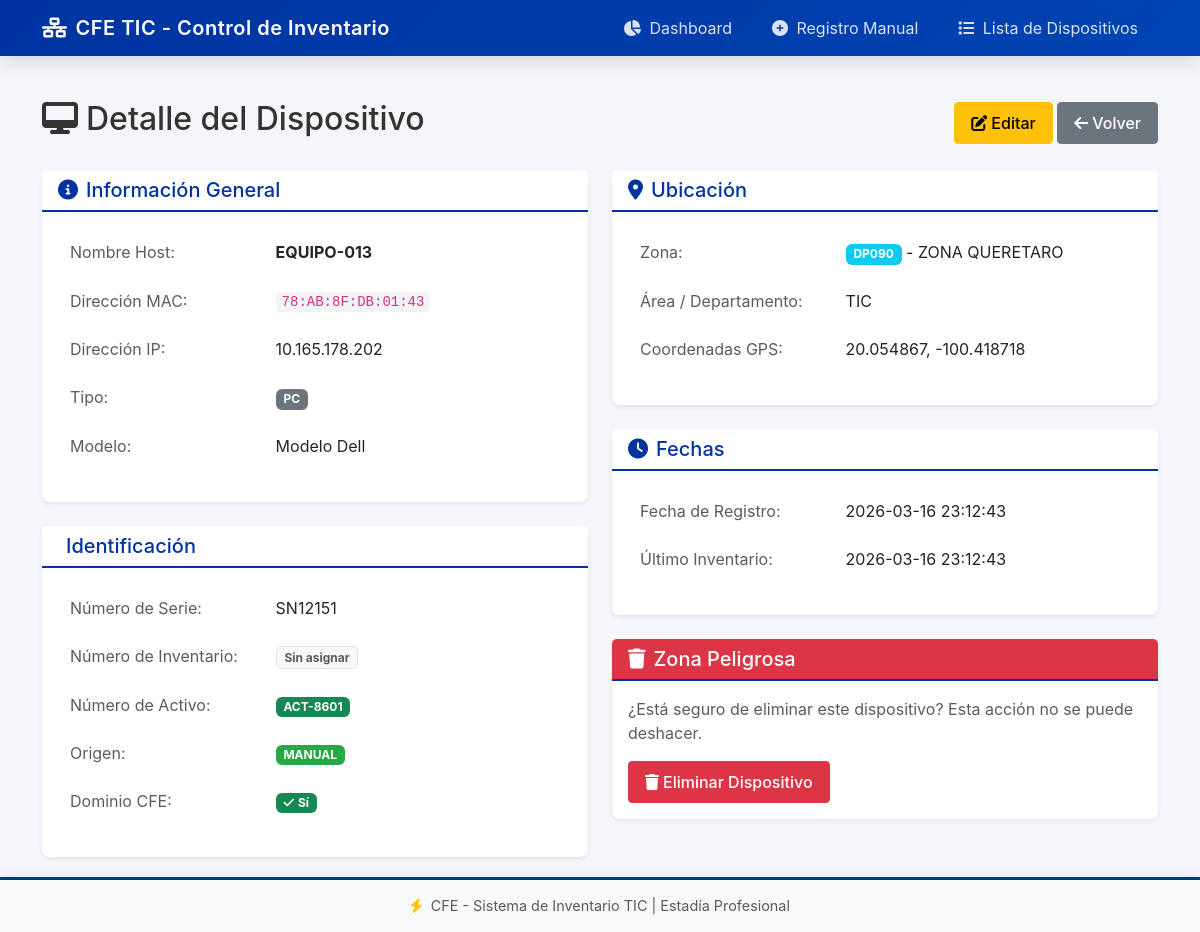
Screenshot of /dispositivos/detalle/13 with the database file from the repository.
### tables this page shows
CREATE TABLE DISPOSITIVOS (
                    id INTEGER PRIMARY KEY AUTOINCREMENT,
                    mac_address TEXT UNIQUE,
                    ip_address TEXT,
                    nombre_host TEXT,
                    numero_serie TEXT,
                    modelo TEXT,
                    tipo TEXT,
                    origen TEXT DEFAULT 'OCS',
                    numero_activo TEXT,
                    cve_zona TEXT,
                    coordenadas_gps TEXT,
                    area_pertenencia TEXT,
                    dominio BOOLEAN DEFAULT 0,
                    fecha_registro TIMESTAMP DEFAULT CURRENT_TIMESTAMP,
                    fecha_ultimo_inventario TIMESTAMP, numero_inventario TEXT,
                    FOREIGN KEY (cve_zona) REFERENCES ZONAS(cve_zona)
                );

CREATE TABLE ZONAS (
                    cve_zona TEXT PRIMARY KEY,
                    nombre_zona TEXT
                );

### app.py (the view)
@app.route('/dispositivos/detalle/<int:dispositivo_id>')
def detalle_dispositivo(dispositivo_id):
    dispositivo = obtener_dispositivo_por_id(dispositivo_id)
    if not dispositivo:
        return redirect(url_for('dispositivos'))
    return render_template(
        'detalle_dispositivo.html',
        dispositivo=dispositivo,
        zonas=ZONAS_CFE
    )

### models.py (called while the page is built)
def get_connection():
    return sqlite3.connect(config.DATABASE_PATH)

def obtener_dispositivo_por_id(dispositivo_id):
    try:
        with get_connection() as conn:
            conn.row_factory = sqlite3.Row
            cursor = conn.cursor()
            cursor.execute("""
                SELECT d.*, z.nombre_zona
                FROM DISPOSITIVOS d
                LEFT JOIN ZONAS z ON d.cve_zona = z.cve_zona
                WHERE d.id = ?
            """, (dispositivo_id,))
            row = cursor.fetchone()
            return dict(row) if row else None
    except sqlite3.Error as e:
        print(f"Error al obtener dispositivo: {e}")
        return None

### templates/detalle_dispositivo.html (shortened to what this page needs)
{% extends "base.html" %}
{% block content %}
<div class="detalle-dispositivo">
    <div class="d-flex justify-content-between align-items-center mb-4">
        <h2>
            <i class="fas fa-desktop me-2"></i>Detalle del Dispositivo
        </h2>
        <div>
            <a href="{{ url_for('editar_dispositivo', dispositivo_id=dispositivo.id) }}" class="btn btn-warning">
                <i class="fas fa-edit me-1"></i>Editar
            </a>
            <a href="{{ url_for('dispositivos') }}" class="btn btn-secondary">
                <i class="fas fa-arrow-left me-1"></i>Volver
            </a>
        </div>
    </div>
    <div class="row">
        <div class="col-md-6">
            <div class="card mb-4">
                <div class="card-header">
                    <h5 class="mb-0">
                        <i class="fas fa-info-circle me-2"></i>Información General
                    </h5>
                </div>
                <div class="card-body">
                    <table class="table table-borderless">
                        <tr>
                            <td class="text-muted" style="width: 40%;">Nombre Host:</td>
                            <td><strong>{{ dispositivo.nombre_host or '-' }}</strong></td>
                        </tr>
                        <tr>
                            <td class="text-muted">Dirección MAC:</td>
                            <td><code>{{ dispositivo.mac_address or '-' }}</code></td>
                        </tr>
                        <tr>
                            <td class="text-muted">Dirección IP:</td>
                            <td>{{ dispositivo.ip_address or '-' }}</td>
                        </tr>
                        <tr>
                            <td class="text-muted">Tipo:</td>
                            <td><span class="badge bg-secondary">{{ dispositivo.tipo or '-' }}</span></td>
                        </tr>
                        <tr>
                            <td class="text-muted">Modelo:</td>
                            <td>{{ dispositivo.modelo or '-' }}</td>
                        </tr>
                    </table>
                </div>
            </div>
            <div class="card">
                <div class="card-header">
                    <h5 class="mb-0">
                        Identificación
                    </h5>
                </div>
                <div class="card-body">
                    <table class="table table-borderless">
                        <tr>
                            <td class="text-muted" style="width: 40%;">Número de Serie:</td>
                            <td>{{ dispositivo.numero_serie or '-' }}</td>
                        </tr>
                        <tr>
                            <td class="text-muted">Número de Inventario:</td>
                            <td>
                                {% if dispositivo.numero_inventario %}
                                <span class="badge bg-primary">{{ dispositivo.numero_inventario }}</span>
                                {% else %}
                                <span class="badge bg-light text-muted border">Sin asignar</span>
                                {% endif %}
                            </td>
                        </tr>
                        <tr>
                            <td class="text-muted">Número de Activo:</td>
                            <td>
                                {% if dispositivo.numero_activo %}
                                <span class="badge bg-success">{{ dispositivo.numero_activo }}</span>
                                {% else %}
                                <span class="badge badge-pendiente">Pendiente</span>
                                {% endif %}
                            </td>
                        </tr>
                        <tr>
                            <td class="text-muted">Origen:</td>
                            <td>
                                {% if dispositivo.origen == 'OCS' %}
                                <span class="badge badge-ocs">OCS</span>
                                {% else %}
                                <span class="badge badge-manual">MANUAL</span>
                                {% endif %}
                            </td>
                        </tr>
                        <tr>
                            <td class="text-muted">Dominio CFE:</td>
                            <td>
                                {% if dispositivo.dominio %}
                                <span class="badge bg-success"><i class="fas fa-check me-1"></i>Sí</span>
                                {% else %}
                                <span class="badge bg-secondary">No</span>
                                {% endif %}
                            </td>
                        </tr>
                    </table>
                </div>
            </div>
        </div>
        <div class="col-md-6">
            <div class="card mb-4">
                <div class="card-header">
                    <h5 class="mb-0">
                        <i class="fas fa-map-marker-alt me-2"></i>Ubicación
                    </h5>
                </div>
                <div class="card-body">
                    <table class="table table-borderless">
                        <tr>
                            <td class="text-muted" style="width: 40%;">Zona:</td>
                            <td>
                                {% if dispositivo.cve_zona %}
                                <span class="badge bg-info">{{ dispositivo.cve_zona }}</span>
                                {% if dispositivo.nombre_zona %}
                                - {{ dispositivo.nombre_zona }}
                                {% endif %}
                                {% else %}
                                -
                                {% endif %}
                            </td>
                        </tr>
                        <tr>
                            <td class="text-muted">Área / Departamento:</td>
                            <td>{{ dispositivo.area_pertenencia or '-' }}</td>
                        </tr>
                        <tr>
                            <td class="text-muted">Coordenadas GPS:</td>
                            <td>{{ dispositivo.coordenadas_gps or '-' }}</td>
                        </tr>
                    </table>
                </div>
            </div>
            <div class="card">
                <div class="card-header">
                    <h5 class="mb-0">
                        <i class="fas fa-clock me-2"></i>Fechas
                    </h5>
                </div>
                <div class="card-body">
                    <table class="table table-borderless">
                        <tr>
                            <td class="text-muted" style="width: 40%;">Fecha de Registro:</td>
                            <td>{{ dispositivo.fecha_registro or '-' }}</td>
                        </tr>
                        <tr>
                            <td class="text-muted">Último Inventario:</td>
                            <td>{{ dispositivo.fecha_ultimo_inventario or '-' }}</td>
                        </tr>
                    </table>
                </div>
            </div>
            <div class="card mt-4">
                <div class="card-header bg-danger text-white">
                    <h5 class="mb-0">
                        <i class="fas fa-trash me-2"></i>Zona Peligrosa
                    </h5>
                </div>
                <div class="card-body">
                    <p class="text-muted">¿Está seguro de eliminar este dispositivo? Esta acción no se puede deshacer.</p>
                    <button class="btn btn-danger btn-eliminar" data-id="{{ dispositivo.id }}" data-nombre="{{ dispositivo.nombre_host or 'dispositivo' }}">
                        <i class="fas fa-trash me-1"></i>Eliminar Dispositivo
                    </button>
                </div>
            </div>
        </div>
    </div>
</div>
{% endblock %}

### static/css/style.css (style rules this page uses)
:root { --cfe-blue: #003366; --cfe-light-blue: #0044b3; --cfe-gold: #ffc107; --cfe-dark: #1a1a2e; --cfe-gray: #6c757d; --cfe-success: #28a745; --cfe-danger: #dc3545; --cfe-warning: #ffc107; --shadow-sm: 0 0.125rem 0.25rem rgba(0, 0, 0, 0.075); --shadow-md: 0 0.5rem 1rem rgba(0, 0, 0, 0.1); --shadow-lg: 0 1rem 3rem rgba(0, 0, 0, 0.15); --radius-sm: 0.25rem; --radius-md: 0.5rem; --radius-lg: 0.75rem; --transition: all 0.3s ease; }
* { box-sizing: border-box; }
body { font-family: -apple-system, BlinkMacSystemFont, 'Segoe UI', Roboto, 'Helvetica Neue', Arial, sans-serif; background-color: #f5f6fa; color: #333; }
.card { border: none; border-radius: var(--radius-md); box-shadow: var(--shadow-sm); transition: var(--transition); }
.card-header { background-color: white; border-bottom: 2px solid var(--cfe-blue); font-weight: 600; color: var(--cfe-blue); }
.badge-manual { background-color: #28a745; color: white; }
.table td { vertical-align: middle; padding: 0.75rem; }
.btn { border-radius: var(--radius-sm); font-weight: 500; padding: 0.5rem 1rem; transition: var(--transition); }
.card, .stat-card { animation: fadeIn 0.4s ease-out; }
code { background-color: #f1f3f5; padding: 0.125rem 0.375rem; border-radius: var(--radius-sm); font-size: 0.875rem; color: #d63384; }

### templates/base.html (style rules this page uses)
:root { --cfe-blue: #0033A0; --cfe-dark: #1a1a2e; --cfe-light: #f8f9fa; }
body { min-height: 100vh; display: flex; flex-direction: column; }

### rows the page displays
DISPOSITIVOS: nombre_host "EQUIPO-013", mac_address "78:AB:8F:DB:01:43", ip_address "10.165.178.202", tipo "PC", modelo "Modelo Dell", numero_serie "SN12151", numero_activo "ACT-8601", cve_zona "DP090", area_pertenencia "TIC", coordenadas_gps "20.054867, -100.418718", fecha_registro "2026-03-16 23:12:43", fecha_ultimo_inventario "2026-03-16 23:12:43"
ZONAS: nombre_zona "ZONA QUERETARO"
